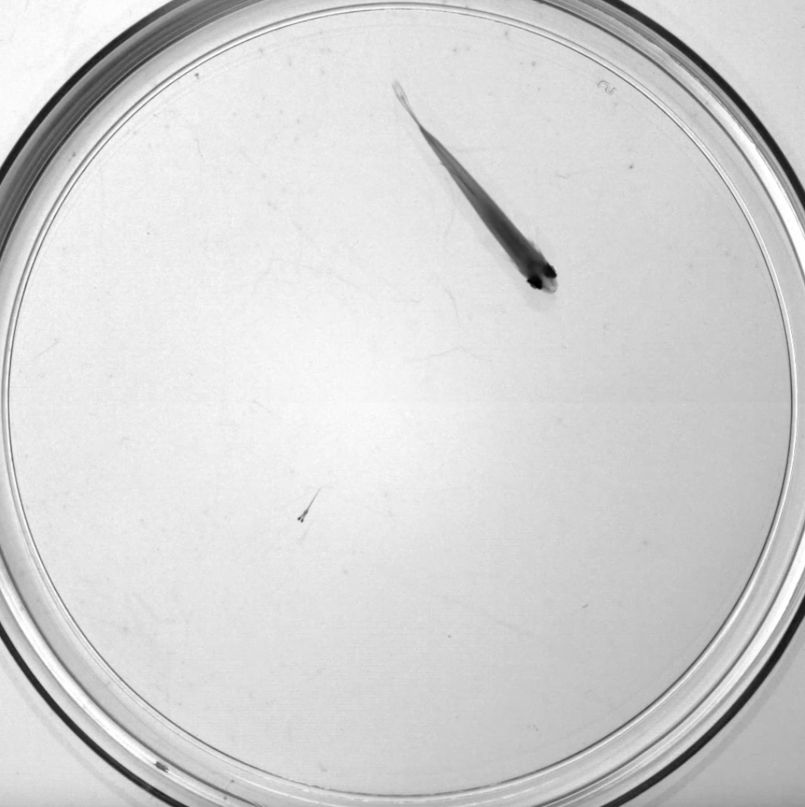
#> input picture ImageProcessing/fishphoto1.png, 1610 x 1614 px, found by its file name (shown at 1/2 size)
$ python blob-identify.py
#> lines starting #> are read from the running program, lines starting #| are printed output that depends on the picture; after the words box and inside, x2 and y2 are one past the last pixel; in counts of white or black regions, pixels touching at a corner belong together
"""image processing but blob identification"""
import numpy as np
import pandas as pd
import cv2 as cv
import os
from PIL import Image
import matplotlib.pyplot as plt
import sys

## Helper function to plot multiple images
def plot_img(images, titles):
  fig, axs = plt.subplots(nrows = 1, ncols = len(images), figsize = (15, 15))
  for i, p in enumerate(images):
    axs[i].imshow(p, 'gray')
    axs[i].set_title(titles[i])
    #axs[i].axis('off')
  plt.show()

fishimage = cv.imread("/Users/sotolab/Documents/GitHub/robot-fish-lure/ImageProcessing/fishphoto1.png")
#> fishimage is the input picture: shape (1614, 1610, 3); min 0, max 255, mean 212.2
threshval = 200

# scale factor (0 to 1, where 1 returns the original size)
scale_factor = 0.5

# generate dimensions for resized image
print(type(fishimage))
#| <class 'numpy.ndarray'>

widthoriginal = int(fishimage.shape[1])
#> widthoriginal = 1610
heightoriginal = int(fishimage.shape[0])
#> heightoriginal = 1614

dimoriginal= (widthoriginal, heightoriginal)
#> dimoriginal = (1610, 1614)
print()
print("Original Dimensions:", dimoriginal)
#| Original Dimensions: (1610, 1614)
print("Scale Factor:", scale_factor)
width = int(fishimage.shape[1] * scale_factor)
#> width = 805
height = int(fishimage.shape[0] * scale_factor)
#> height = 807
dim =(width, height)
#> dim = (805, 807)

# resize image
resizedfish = cv.resize(fishimage, dim, interpolation = cv.INTER_AREA)
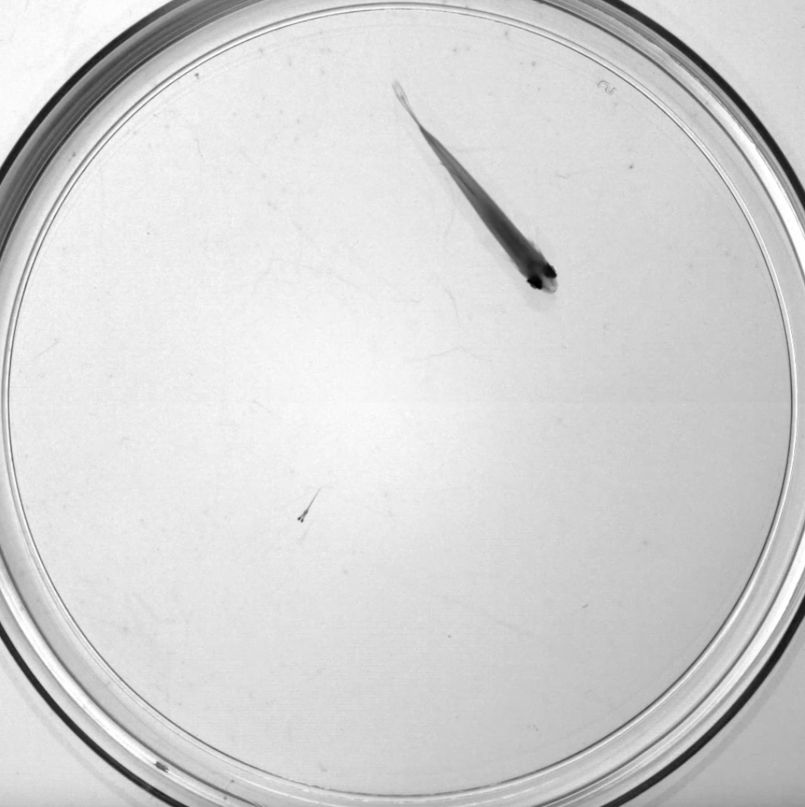
#> resizedfish: shape (807, 805, 3); min 0, max 255, mean 212.3

print('Resized Dimensions : ', resizedfish.shape)
#| Resized Dimensions :  (807, 805, 3)
print()

resizedfishgray = cv.cvtColor(resizedfish, cv.COLOR_BGR2GRAY)
cv.imshow("resized fish image",resizedfishgray)

ret_binary, fishbinary = cv.threshold(resizedfishgray, threshval, 255 ,cv.THRESH_BINARY )
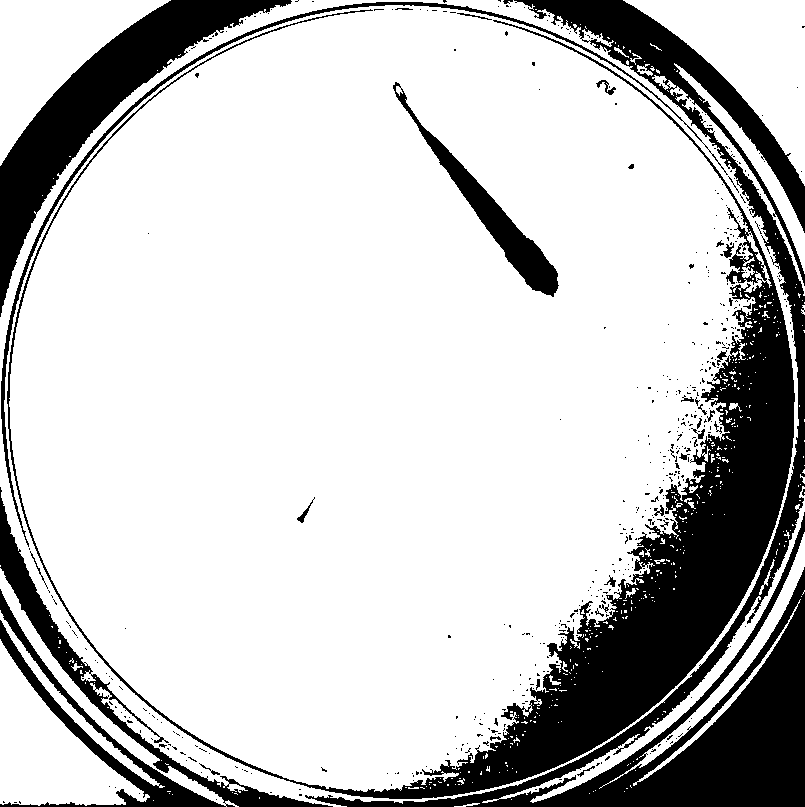
#> fishbinary: shape (807, 805); 78.1% white; 497 black regions (464 under 20 px)
#> ret_binary = 200
images = [ resizedfishgray, fishbinary]
titles = ["resized and greyscale", "threshold binary"]
cv.imshow(" fish binary",fishbinary)

#print("going to plot")
#plot_img(images, titles) ## we know now that the smallfish is not beoing recognized

# find the image contours
contours, hierarchy = cv.findContours(fishbinary, cv.RETR_TREE, cv.CHAIN_APPROX_SIMPLE) ##what does this do?
#> contours = 1209 contours, 1135 with area under 20; largest, box (x1, y1, x2, y2) and area: (0, 0, 799, 807) 516282, (6, 8, 796, 800) 58309, (623, 0, 805, 186) 13532, (0, 0, 171, 166) 11566, (0, 639, 150, 806) 10756

print("Number of Contours found = " + str(len(contours)))
#| Number of Contours found = 1209

# Copy the image to preserve original
fishbinary_copy = fishbinary.copy()

# overlay the contours on the original image
overlay = cv.drawContours(fishbinary_copy, contours, -1, (0,255,0), 1)
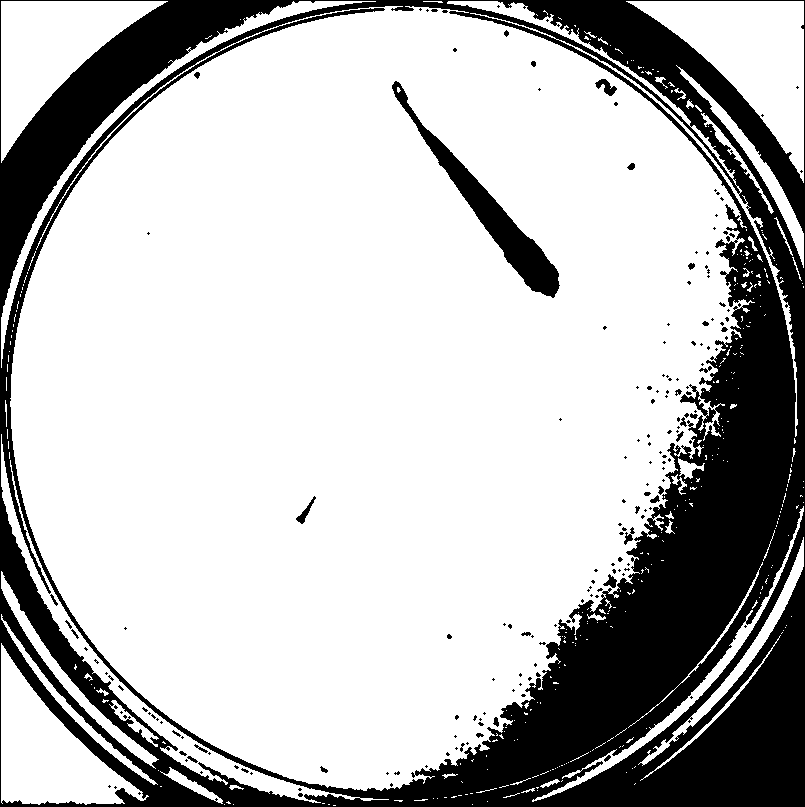
#> overlay: shape (807, 805); 74.3% white; 188 black regions (153 under 20 px), largest, box (x1, y1, x2, y2) and area: (0, 0, 805, 807) 159176, (392, 81, 560, 298) 5236, (595, 79, 617, 96) 174

# Plot the image with overlayed contours
cv.imshow('contour trace',overlay)
cv.waitKey(0)

cv.destroyAllWindows()
print("done")
